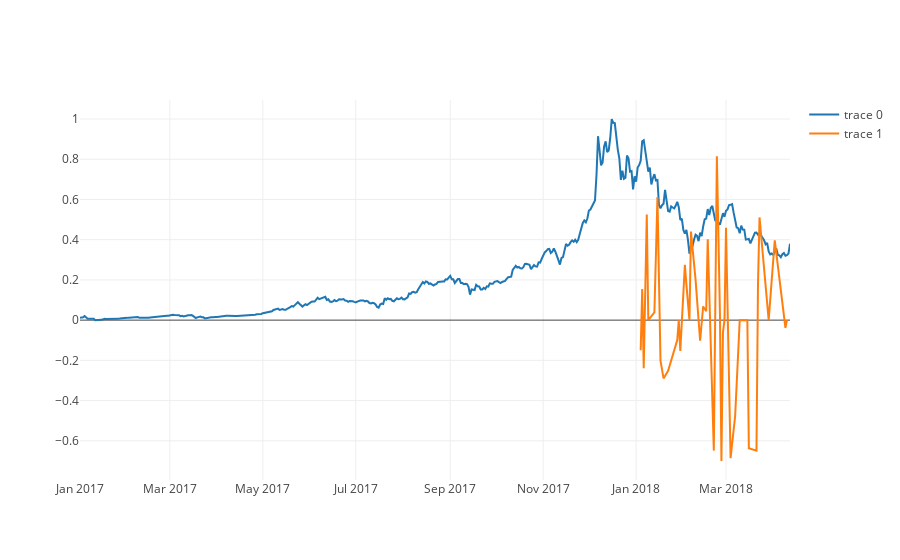

This figure's notebook cell:
### Code cell
bitcoin_test = Scatter(
  x=bitcoin_2017['Date'],
  y=bitcoin_2017['Close_norm']
)
twitter_test = Scatter(
  x=twitter_test_df['tweet_date'],
  y=twitter_test_df['mean_tweet_vader_score']
) 

data = [bitcoin_test, twitter_test]
iplot(data, filename='Bitcoin/Tweets')

### Figure 1 — Plotly figure (JSON) as saved in the notebook; plotly's stock layout.template omitted (floating-point values rounded to 4 significant figures; data arrays with more than 128 entries replaced by an {"elided": "..."} marker saying what was removed)
{"data": [{"type": "scatter", "x": {"elided": "467 str values"}, "y": {"elided": "467 float values"}}, {"type": "scatter", "x": ["2018-01-04", "2018-01-05", "2018-01-06", "2018-01-07", "2018-01-08", "2018-01-09", "2018-01-13", "2018-01-15", "2018-01-17", "2018-01-19", "2018-01-22", "2018-01-28", "2018-01-29", "2018-01-30", "2018-02-02", "2018-02-03", "2018-02-05", "2018-02-06", "2018-02-09", "2018-02-12", "2018-02-14", "2018-02-16", "2018-02-17", "2018-02-21", "2018-02-23", "2018-02-25", "2018-02-26", "2018-02-27", "2018-02-28", "2018-03-01", "2018-03-04", "2018-03-07", "2018-03-10", "2018-03-15", "2018-03-16", "2018-03-21", "2018-03-22", "2018-03-23", "2018-03-29", "2018-04-02", "2018-04-09", "2018-04-10"], "y": [-0.15, 0.1544, -0.2391, 0.2553, 0.5255, 0, 0.0387, 0.6124, -0.2009, -0.2897, -0.2523, -0.0989, 0, -0.1531, 0.2748, 0.1777, 0, 0.4404, 0.2023, -0.1025, 0.06832, 0.04371, 0.4019, -0.6486, 0.8143, 0.03748, -0.7003, -0.0609, 0, 0.4588, -0.6867, -0.4767, 0, 0, -0.6369, -0.6486, 0.1806, 0.5106, 0, 0.3969, -0.0387, 0]}], "layout": {}}
